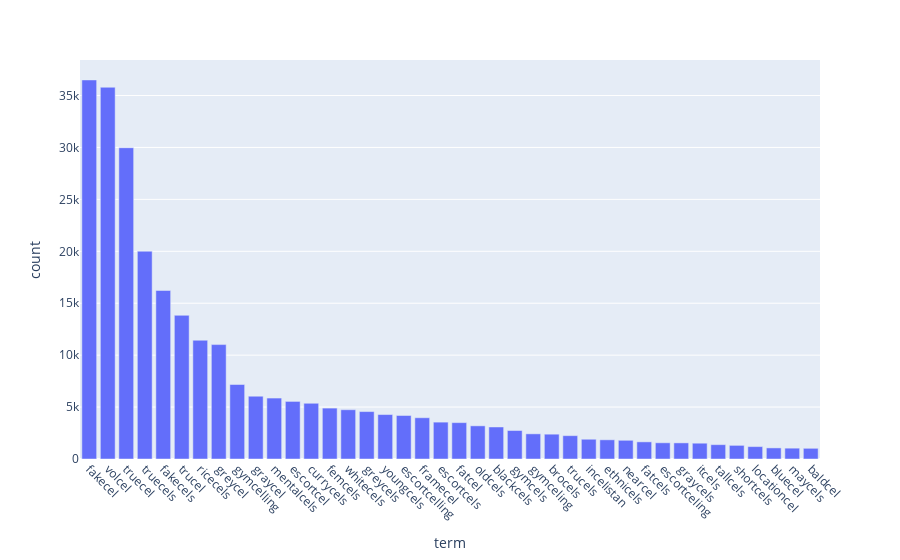

This figure's notebook cell:
### Code cell
# cel varieties

from collections import Counter
import pandas as pd

# usernames = ['animecel2d', '@animecel2d', '@aaaaaaaaaaacel', 'tehgymcel420', '@tehgymcel420', '@diocel', 'legendarywristcel', 'aaaaaaaaaaacel', 'itsover4cel',
#              '@ritalincel', 'gymletethnicel', 'incelinside', 'sillytruecel', '@cowcel', 'cowcel', 'gyros_pretcel', 'ethnicelnl', '@zettacel',
#             'zettacel', 'thebasedcel', '@thoughtfulcel', 'thoughtfulcel', 'thereaclchincel', 'turbocuckcel_7000', 'supersaiyangymcel', 'alt="cowcel"]https://incels.co',
#             '@sergeantincel', '@gymletethnicel', 'ppecel', '@ppecel', 'finncel', '@finncel', 'speedtypingincel', 'itsogrecel', 'dogcel256',
#             'idlevillagercel', 'framecel222', 'crestfallencel', 'templarcel421', '@eskimocel', 'eskimocel', 'cameroncel', '@incellectual', 
#              'braincelsrefugee', 'proudincelistani', 'gigacel123', 'blackopsiicel']
exclude = usernames + [f'@{name}' for name in usernames] + [
    'incels', 'incel', 'incels.is', 'incels.co', 'incels.me', 'inceldom', 'celibate', 'celebrate', 'celebrity', 'celebrities', 'inceltears', 'cells', 'excel', 'excels',
    'excellent', 'nicely', 'cel', 'cels', 'cell', 'alt="cowcel"]https://incels.co', 'celibate', 'celibates', 'eskimocel', '@eskimocel',
    'celebrating', 'aedracel', '@aedracel', 'deformaspergercel', '@deformaspergercel', 'celibacy', 'johnwickcel', '@johnwickcel', 'incelkingkong',
    '@incelkingkong', 'itsogrecel', '@itsogrecel', 'incelman', '@incelman', 'celtictruecel', 'celebrated', 'cancelled', 'hungarocel', '@hungarocel',
    'chesscel', '@chesscel', 'inceltear', 'higgscel', '@higgscel', 'genecel', '@genecel', 'powerlevelcel', '@powerlevelcel', '50iqcel', '@50iqcel',
    'hikicel', '@hikicel', 'manicel', '@manicel', 'braincels', 'boardwalkcel', '@boardwalkcel', 'suicel',
]
cel_variants = Counter({wd: model.wv.get_vecattr(wd, 'count') for wd in model.wv.key_to_index.keys() if 'cel' in wd and not wd in exclude})
cel_variants = pd.DataFrame(cel_variants.most_common(40), columns=['term', 'count'])
cel_variants

import plotly.express as px

fig = px.bar(cel_variants, x='term', y='count')
fig.update_xaxes(tickangle=45)

### Figure 1 — Plotly figure (JSON) as saved in the notebook; plotly's stock layout.template omitted (floating-point values rounded to 4 significant figures)
{"data": [{"alignmentgroup": "True", "hovertemplate": "term=%{x}<br>count=%{y}<extra></extra>", "legendgroup": "", "marker": {"color": "#636efa", "pattern": {"shape": ""}}, "name": "", "offsetgroup": "", "orientation": "v", "showlegend": false, "textposition": "auto", "type": "bar", "x": ["fakecel", "volcel", "truecel", "truecels", "fakecels", "trucel", "ricecels", "greycel", "gymcelling", "graycel", "mentalcels", "escortcel", "currycels", "femcels", "whitecels", "greycels", "youngcels", "escortcelling", "framecel", "escortcels", "fatcel", "oldcels", "blackcels", "gymcels", "gymceling", "brocels", "trucels", "incelistan", "ethnicels", "nearcel", "fatcels", "escortceling", "graycels", "itcels", "tallcels", "shortcels", "locationcel", "bluecel", "maycels", "baldcel"], "xaxis": "x", "y": [36499, 35796, 29972, 20009, 16226, 13835, 11437, 11018, 7173, 6044, 5868, 5545, 5366, 4901, 4745, 4567, 4280, 4190, 3973, 3550, 3502, 3193, 3083, 2742, 2423, 2390, 2246, 1903, 1848, 1802, 1650, 1561, 1551, 1521, 1381, 1312, 1194, 1068, 1043, 1029], "yaxis": "y"}], "layout": {"autosize": true, "barmode": "relative", "legend": {"tracegroupgap": 0}, "margin": {"t": 60}, "xaxis": {"anchor": "y", "autorange": true, "domain": [0, 1], "range": [-0.5, 39.5], "tickangle": 45, "title": {"text": "term"}, "type": "category"}, "yaxis": {"anchor": "x", "autorange": true, "domain": [0, 1], "range": [0, 38420], "title": {"text": "count"}, "type": "linear"}}}
